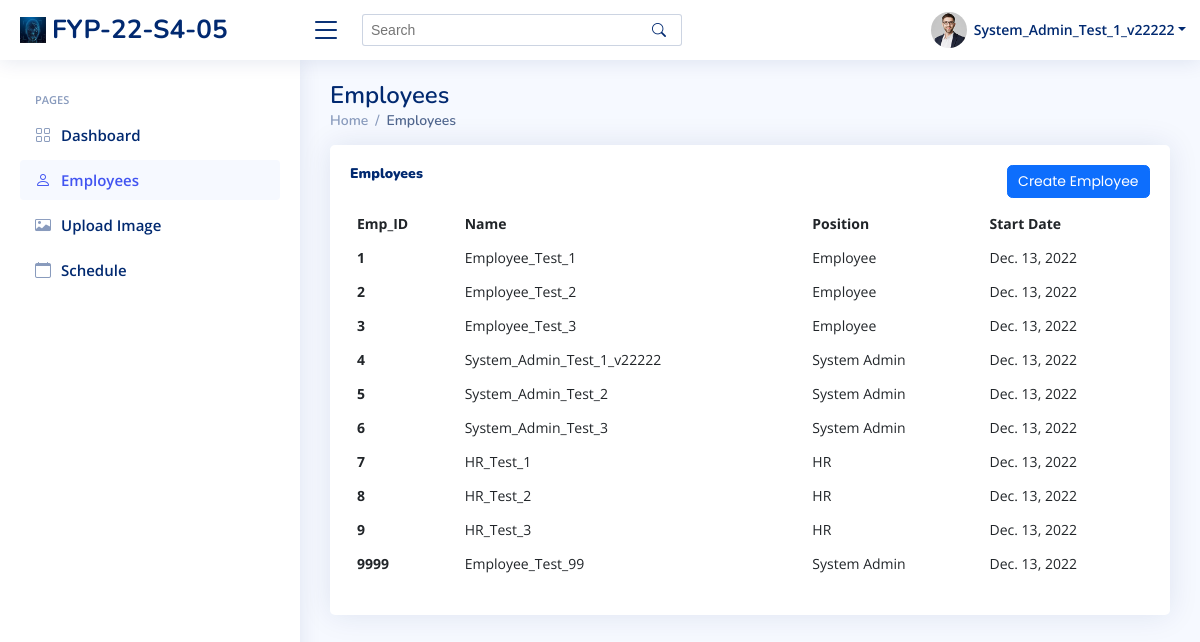
The page /sys_admin/view_employees/ (signed in) on the database its author committed.
### index/models.py (models this page shows, shortened)
class Employee(models.Model):
	Employee_ID = models.IntegerField(primary_key=True)
	Full_Name = models.CharField(max_length=100)
	Phone_Number = models.CharField(max_length=100)
	Email_Address = models.EmailField()
	Role = models.ForeignKey(Role, on_delete=models.CASCADE)
	Profile_Image = models.ImageField(upload_to=user_directory_path, null=True, blank=True)
	Password = models.CharField(max_length=256)
	Start_Date = models.DateField(auto_now_add=True)

class Role(models.Model):
	Role_ID = models.IntegerField(primary_key=True)
	Role_Name = models.CharField(max_length=100)

### index/views/sys_admin.py (the view)
# urls.py: path('sys_admin/view_employees/', sys_admin.sys_admin_view_employees, name='sys_admin_view_employees'),
def sys_admin_view_employees(request):
	currentEmployee = Employee.objects.get(Employee_ID=request.session['Employee_ID'])
	allEmployees = Employee.objects.all()
	context={
		'Employee_ID' : currentEmployee.Employee_ID,
		'Full_Name' : currentEmployee.Full_Name,
		'Role' : currentEmployee.Role.Role_Name,
		'Employees' : allEmployees,
	}
	return render(request, 'sys_admin/sys_admin_view_employees.html', context)

### templates/sys_admin/sys_admin_view_employees.html (shortened to what this page needs)
{% extends "index/base.html" %}
{% load static %}
{% block content %}
  <header id="header" class="header fixed-top d-flex align-items-center">
    <div class="d-flex align-items-center justify-content-between">
      <a href="{% url 'sys_admin_home' %}" class="logo d-flex align-items-center">
        <img src="../../assets/img/logo.png" alt="">
        <span class="d-none d-lg-block">FYP-22-S4-05</span>
      </a>
      <i class="bi bi-list toggle-sidebar-btn"></i>
    </div>
    <div class="search-bar">
      <form class="search-form d-flex align-items-center" method="POST" action="#">
        <input type="text" name="query" placeholder="Search" title="Enter search keyword">
        <button type="submit" title="Search"><i class="bi bi-search"></i></button>
      </form>
    </div>
    <nav class="header-nav ms-auto">
      <ul class="d-flex align-items-center">
        <li class="nav-item dropdown pe-3">
          <a class="nav-link nav-profile d-flex align-items-center pe-0" href="#" data-bs-toggle="dropdown">
            <img src="../../assets/img/profile-img.jpg" alt="Profile" class="rounded-circle">
            <span class="d-none d-md-block dropdown-toggle ps-2">{{ Full_Name }}</span>
          </a>
        </li>
      </ul>
    </nav>
  </header>
  <aside id="sidebar" class="sidebar">
    <ul class="sidebar-nav" id="sidebar-nav">
      <li class="nav-heading">Pages</li>
      <li class="nav-item">
        <a class="nav-link collapsed" href="{% url 'sys_admin_home' %}">
          <i class="bi bi-grid"></i>
          <span>Dashboard</span>
        </a>
      </li>
      <li class="nav-item">
        <a class="nav-link " href="{% url 'sys_admin_view_employees' %}">
          <i class="bi bi-person"></i>
          <span>Employees</span>
        </a>
      </li>
      <li class="nav-item">
        <a class="nav-link collapsed" href="#">
          <i class="bi bi-card-image"></i>
          <span>Upload Image</span>
        </a>
      </li>
      <li class="nav-item">
        <a class="nav-link collapsed" href="#">
          <i class="bi bi-calendar"></i>
          <span>Schedule</span>
        </a>
      </li>
  </aside>
  <main id="main" class="main">
    <div class="pagetitle">
      <h1>Employees</h1>
      <nav>
        <ol class="breadcrumb">
          <li class="breadcrumb-item"><a href="{% url 'sys_admin_home' %}">Home</a></li>
          <li class="breadcrumb-item active">Employees</li>
        </ol>
      </nav>
    </div>
    <section class="section">
      <div class="row">
        <div class="col-lg-12">
          <div class="card recent-sales overflow-auto">
            <div class="card-body">
              <div class="col-lg-12 align-items-center justify-content-center card-title">
                <h5 class="float-start"><b>Employees</b></h5>
                <a href="{% url 'sys_admin_create_user' %}" class="btn btn-primary float-end">Create Employee</a>
                <br>
              </div>
              <table class="table table-borderless datatable">
                <thead>
                  <tr>
                    <th scope="col">Emp_ID</th>
                    <th scope="col">Name</th>
                    <th scope="col">Position</th>
                    <th scope="col">Start Date</th>
                  </tr>
                </thead>
                <tbody>
                  {% for employee in Employees %}
                    <tr onclick="document.location = "#">
                      <th scope="row">{{ employee.Employee_ID }}</th>
                      <td>{{ employee.Full_Name }}</td>
                      <td>{{ employee.Role.Role_Name }}</td>
                      <td>{{ employee.Start_Date }}</td>
                  {% endfor %}
                </tbody>
              </table>
            </div>
          </div>
        </div>
      </div>
    </section>
  </main>
{% endblock content %}

### static/assets/css/style.css (style rules this page uses)
:root { scroll-behavior: smooth; }
body { font-family: "Open Sans", sans-serif; background: #f6f9ff; color: #444444; }
a { color: #4154f1; text-decoration: none; }
h1, h2, h3, h4, h5, h6 { font-family: "Nunito", sans-serif; }
#main { margin-top: 60px; padding: 20px 30px; transition: all 0.3s; }
.pagetitle { margin-bottom: 10px; }
.pagetitle h1 { font-size: 24px; margin-bottom: 0; font-weight: 600; color: #012970; }
.card { margin-bottom: 30px; border: none; border-radius: 5px; box-shadow: 0px 0 30px rgba(1, 41, 112, 0.1); }
.card-title { padding: 20px 0 15px 0; font-size: 18px; font-weight: 500; color: #012970; font-family: "Poppins", sans-serif; }
.card-body { padding: 0 20px 20px 20px; }
.breadcrumb { font-size: 14px; font-family: "Nunito", sans-serif; color: #899bbd; font-weight: 600; }
.breadcrumb a { color: #899bbd; transition: 0.3s; }
.breadcrumb .breadcrumb-item::before { color: #899bbd; }
.breadcrumb .active { color: #51678f; font-weight: 600; }
.logo { line-height: 1; }
@media (min-width: 1200px) { .logo { width: 280px; } }
.logo img { max-height: 26px; margin-right: 6px; }
.logo span { font-size: 26px; font-weight: 700; color: #012970; font-family: "Nunito", sans-serif; }
.header { transition: all 0.5s; z-index: 997; height: 60px; box-shadow: 0px 2px 20px rgba(1, 41, 112, 0.1); background-color: #fff; padding-left: 20px; }
.header .toggle-sidebar-btn { font-size: 32px; padding-left: 10px; cursor: pointer; color: #012970; }
.header .search-bar { min-width: 360px; padding: 0 20px; }
.header .search-form { width: 100%; }
.header .search-form input { border: 0; font-size: 14px; color: #012970; border: 1px solid rgba(1, 41, 112, 0.2); padding: 7px 38px 7px 8px; border-radius: 3px; transition: 0.3s; width: 100%; }
.header .search-form button { border: 0; padding: 0; margin-left: -30px; background: none; }
.header .search-form button i { color: #012970; }
.header-nav ul { list-style: none; }
.header-nav>ul { margin: 0; padding: 0; }
.header-nav .nav-profile { color: #012970; }
.header-nav .nav-profile img { max-height: 36px; }
.header-nav .nav-profile span { font-size: 14px; font-weight: 600; }
.sidebar { position: fixed; top: 60px; left: 0; bottom: 0; width: 300px; z-index: 996; transition: all 0.3s; padding: 20px; overflow-y: auto; scrollbar-width: thin; scrollbar-color: #aab7cf transparent; box-shadow: 0px 0px 20px rgba(1, 41, 112, 0.1); background-color: #fff; }
@media (min-width: 1200px) { #main, #footer { margin-left: 300px; } }
.sidebar-nav { padding: 0; margin: 0; list-style: none; }
.sidebar-nav li { padding: 0; margin: 0; list-style: none; }
.sidebar-nav .nav-item { margin-bottom: 5px; }
.sidebar-nav .nav-heading { font-size: 11px; text-transform: uppercase; color: #899bbd; font-weight: 600; margin: 10px 0 5px 15px; }
.sidebar-nav .nav-link { display: flex; align-items: center; font-size: 15px; font-weight: 600; color: #4154f1; transition: 0.3; background: #f6f9ff; padding: 10px 15px; border-radius: 4px; }
.sidebar-nav .nav-link i { font-size: 16px; margin-right: 10px; color: #4154f1; }
.sidebar-nav .nav-link.collapsed { color: #012970; background: #fff; }
.sidebar-nav .nav-link.collapsed i { color: #899bbd; }

### rows shown on the page
Employee: Full_Name "System_Admin_Test_1_v22222", Employee_ID "4", Role.Role_Name "System Admin", Start_Date "Dec. 13, 2022"
Employee: Employee_ID "1", Full_Name "Employee_Test_1", Role.Role_Name "Employee", Start_Date "Dec. 13, 2022"
Employee: Employee_ID "2", Full_Name "Employee_Test_2", Role.Role_Name "Employee", Start_Date "Dec. 13, 2022"
Employee: Employee_ID "3", Full_Name "Employee_Test_3", Role.Role_Name "Employee", Start_Date "Dec. 13, 2022"
Employee: Employee_ID "5", Full_Name "System_Admin_Test_2", Role.Role_Name "System Admin", Start_Date "Dec. 13, 2022"
Employee: Employee_ID "6", Full_Name "System_Admin_Test_3", Role.Role_Name "System Admin", Start_Date "Dec. 13, 2022"
Employee: Employee_ID "7", Full_Name "HR_Test_1", Role.Role_Name "HR", Start_Date "Dec. 13, 2022"
Employee: Employee_ID "8", Full_Name "HR_Test_2", Role.Role_Name "HR", Start_Date "Dec. 13, 2022"
Employee: Employee_ID "9", Full_Name "HR_Test_3", Role.Role_Name "HR", Start_Date "Dec. 13, 2022"
Employee: Employee_ID "9999", Full_Name "Employee_Test_99", Role.Role_Name "System Admin", Start_Date "Dec. 13, 2022"
